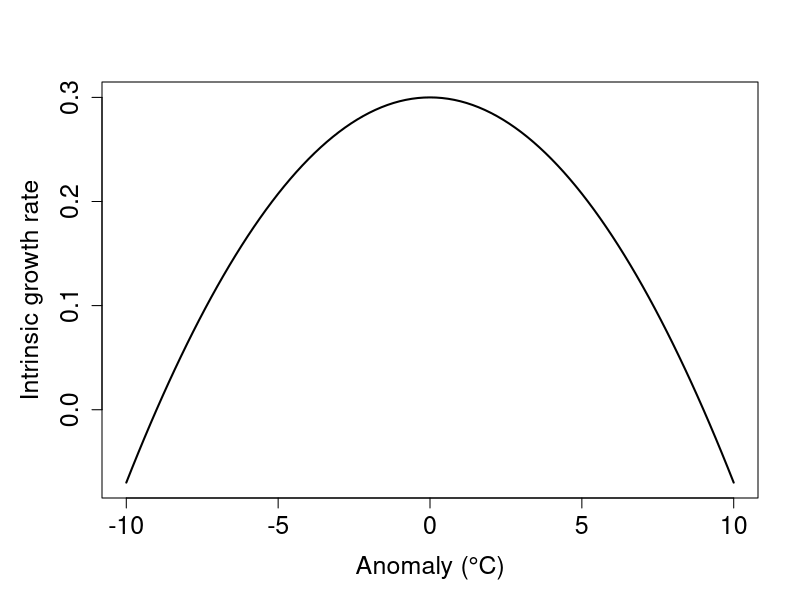
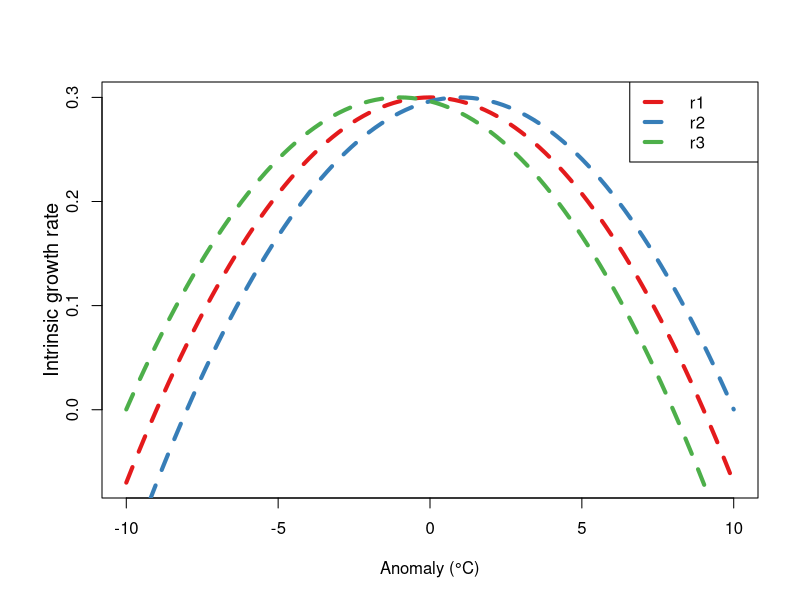

Source code (R) for these figures, in order: (Note: this script raises an error after producing the figures.)
#SST functions
#This code creates the Figure 1 SST functions

#growth rate plot
#0.3 commonly used as growth rate
#r = 0 when 9 degree difference - nonlethal critical thermal maxima was 36 degrees
#try this function with different optimal temps (that will be calculated in the anomaly part of sst_cmip6.R)
quad_r <- function (x, a=0.3, b=0, c=-0.0037) {
  a + b*x + c*x^2
}

quad_r2 <- function (x, a=0.3, b=0, c=-0.0037) {
  a + b*(x-1) + c*(x-1)^2
}

quad_r3 <- function (x, a=0.3, b=0, c=-0.0037) {
  a + b*(x+1) + c*(x+1)^2
}

par(mar = c(5, 5, 4, 2) + 0.1)  # Adjust the values as needed

curve(quad_r, from = -10, to = 10, xlab = "Anomaly (°C)", ylab = "Intrinsic growth rate", 
      col = 1, cex.lab = 1.5, cex.axis = 1.5, cex.main = 1.5, lwd = 2)

curve(quad_r, from = -10, to = 10, xlab="Anomaly (°C)", ylab = "", col="#E41A1C", lty = "dashed", lwd = 4)
curve(quad_r2, from = -10, to = 10, add = TRUE, col="#377EB8", lty = "dashed", lwd = 4)
curve(quad_r3, from = -10, to = 10, add = TRUE, col="#4DAF4A", lty = "dashed", lwd = 4)
title(ylab= "Intrinsic growth rate", line=2, cex.lab=1.2)
legend("topright", legend=c("r1", "r2", "r3"), col=c("#E41A1C", "#377EB8", "#4DAF4A"), lty=c("dashed", "dashed", "dashed"), cex=1, text.width = 2, lwd = 4)


scale_linetype_manual(values = c("solid", "dashed", "dotted", "dotdash", "longdash", "twodash"), name = "Model version") +
  



##Piecewise linear function for K
# Define the linear equation
linear_equation <- function(x) {
  -4.95243768 * x + 101.3
}



# Create a function to restrict y between 10 and 101.3
#10 g/m2 is maintained so matter how warm it gets (Darling et al. 2017)
#max carrying capacity set to 101.3 g/m2 (MacNeil et al. 2015)
restricted_y <- function(x) {
  y <- linear_equation(x)
  if (y < 10) {
    y <- 10
  } else if (y > 101.3) {
    y <- 101.3
  }
  return(y)
}

# Test the restricted_y function with a value of x
x_value <- 1
result <- restricted_y(x_value)
cat("For x =", x_value, ", y =", result, "\n")

##quadratic - same points used to establish linear
#max is "current" temp and max K
# 3 degree deviation (2040 temp) associated with 6% decline in max
# Define the quad_K function
quad_K <- function(x, a = 101.3, b = 0, c = -0.7) {
  y <- a + b * x + c * x^2
  y <- ifelse(y < 10, 10, y)
  return(y)
}



# Generate x values
x_values <- seq(-20, 20, by = 1)  # Adjust the range and step size as needed

# Apply the restricted_y function to each x value
y_values <- sapply(x_values, restricted_y)

# Plot the function
par(mar = c(5, 5, 4, 2) + 0.1)

plot(x_values, y_values, type = "l", col = "#984EA3", lty="dotted", lwd = 4, cex.lab=1.2,
     xlab = "Anomaly (°C)", ylab = bquote('Carrying capacity'~(g/m^2)))

# Add the quad_K plot on top of the restricted_y plot
# Plot the quad_K function
curve(quad_K, from = -20, to = 20, add=TRUE, col = "#FF7F00", lty = "dotted", lwd = 4)

# Add a legend
legend("topright", legend = c("K1", "K2"), col = c("#984EA3", "#FF7F00"), lty = c("dotted", "dotted"), lwd = 4)


  
